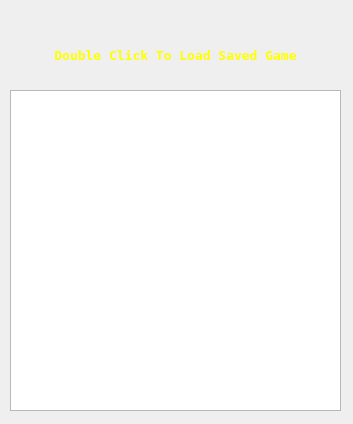
<?xml version="1.0" encoding="UTF-8"?>
<ui version="4.0">
 <class>LoadFiles</class>
 <widget class="QDialog" name="LoadFiles">
  <property name="geometry">
   <rect>
    <x>0</x>
    <y>0</y>
    <width>353</width>
    <height>424</height>
   </rect>
  </property>
  <property name="windowTitle">
   <string>Load Game</string>
  </property>
  <property name="styleSheet">
   <string notr="true">background-image:url(:/Background.png);</string>
  </property>
  <property name="modal">
   <bool>true</bool>
  </property>
  <widget class="QListWidget" name="listWidget">
   <property name="geometry">
    <rect>
     <x>10</x>
     <y>90</y>
     <width>331</width>
     <height>321</height>
    </rect>
   </property>
   <property name="font">
    <font>
     <family>Terminal</family>
     <pointsize>20</pointsize>
    </font>
   </property>
   <property name="styleSheet">
    <string notr="true">color: yellow;</string>
   </property>
  </widget>
  <widget class="QLabel" name="label">
   <property name="geometry">
    <rect>
     <x>10</x>
     <y>40</y>
     <width>331</width>
     <height>31</height>
    </rect>
   </property>
   <property name="font">
    <font>
     <family>Terminal</family>
     <pointsize>10</pointsize>
     <weight>75</weight>
     <bold>true</bold>
    </font>
   </property>
   <property name="styleSheet">
    <string notr="true">color: yellow;</string>
   </property>
   <property name="text">
    <string>Double Click To Load Saved Game</string>
   </property>
   <property name="alignment">
    <set>Qt::AlignCenter</set>
   </property>
  </widget>
 </widget>
 <resources/>
 <connections/>
</ui>
